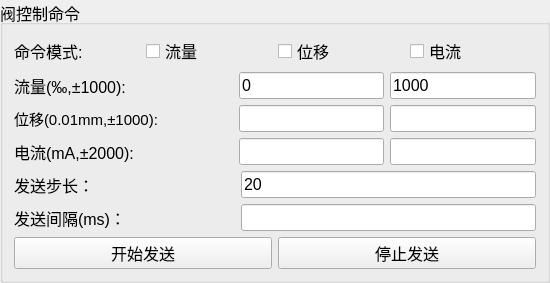
         <widget class="QGroupBox" name="groupBox_11">
          <property name="sizePolicy">
           <sizepolicy hsizetype="Maximum" vsizetype="Preferred">
            <horstretch>0</horstretch>
            <verstretch>0</verstretch>
           </sizepolicy>
          </property>
          <property name="minimumSize">
           <size>
            <width>550</width>
            <height>0</height>
           </size>
          </property>
          <property name="maximumSize">
           <size>
            <width>500</width>
            <height>16777215</height>
           </size>
          </property>
          <property name="font">
           <font>
            <pointsize>12</pointsize>
           </font>
          </property>
          <property name="title">
           <string>阀控制命令</string>
          </property>
          <layout class="QGridLayout" name="gridLayout_25">
           <item row="0" column="0">
            <layout class="QHBoxLayout" name="horizontalLayout_31">
             <item>
              <widget class="QLabel" name="label_95">
               <property name="minimumSize">
                <size>
                 <width>75</width>
                 <height>0</height>
                </size>
               </property>
               <property name="text">
                <string>命令模式:</string>
               </property>
              </widget>
             </item>
             <item>
              <widget class="QCheckBox" name="checkBox_20">
               <property name="text">
                <string>流量</string>
               </property>
              </widget>
             </item>
             <item>
              <widget class="QCheckBox" name="checkBox_21">
               <property name="text">
                <string>位移</string>
               </property>
              </widget>
             </item>
             <item>
              <widget class="QCheckBox" name="checkBox_19">
               <property name="text">
                <string>电流</string>
               </property>
              </widget>
             </item>
            </layout>
           </item>
           <item row="1" column="0">
            <layout class="QHBoxLayout" name="horizontalLayout_21" stretch="3,2,2">
             <item>
              <widget class="QLabel" name="label_97">
               <property name="minimumSize">
                <size>
                 <width>150</width>
                 <height>0</height>
                </size>
               </property>
               <property name="text">
                <string>流量(‰,±1000):</string>
               </property>
              </widget>
             </item>
             <item>
              <widget class="NumericLineEdit" name="lineEdit_51">
               <property name="minimumSize">
                <size>
                 <width>0</width>
                 <height>0</height>
                </size>
               </property>
               <property name="text">
                <string>0</string>
               </property>
              </widget>
             </item>
             <item>
              <widget class="NumericLineEdit" name="lineEdit_55">
               <property name="minimumSize">
                <size>
                 <width>0</width>
                 <height>0</height>
                </size>
               </property>
               <property name="text">
                <string>1000</string>
               </property>
              </widget>
             </item>
            </layout>
           </item>
           <item row="2" column="0">
            <layout class="QHBoxLayout" name="horizontalLayout_23" stretch="3,2,2">
             <item>
              <widget class="QLabel" name="label_96">
               <property name="minimumSize">
                <size>
                 <width>150</width>
                 <height>0</height>
                </size>
               </property>
               <property name="font">
                <font>
                 <pointsize>11</pointsize>
                </font>
               </property>
               <property name="text">
                <string>位移(0.01mm,±1000):</string>
               </property>
              </widget>
             </item>
             <item>
              <widget class="NumericLineEdit" name="lineEdit_50">
               <property name="minimumSize">
                <size>
                 <width>0</width>
                 <height>18</height>
                </size>
               </property>
              </widget>
             </item>
             <item>
              <widget class="NumericLineEdit" name="lineEdit_56">
               <property name="minimumSize">
                <size>
                 <width>0</width>
                 <height>18</height>
                </size>
               </property>
              </widget>
             </item>
            </layout>
           </item>
           <item row="3" column="0">
            <layout class="QHBoxLayout" name="horizontalLayout_24" stretch="3,2,2">
             <item>
              <widget class="QLabel" name="label_94">
               <property name="minimumSize">
                <size>
                 <width>140</width>
                 <height>0</height>
                </size>
               </property>
               <property name="text">
                <string>电流(mA,±2000):</string>
               </property>
              </widget>
             </item>
             <item>
              <widget class="NumericLineEdit" name="lineEdit_52">
               <property name="minimumSize">
                <size>
                 <width>0</width>
                 <height>18</height>
                </size>
               </property>
              </widget>
             </item>
             <item>
              <widget class="NumericLineEdit" name="lineEdit_57">
               <property name="minimumSize">
                <size>
                 <width>0</width>
                 <height>18</height>
                </size>
               </property>
              </widget>
             </item>
            </layout>
           </item>
           <item row="4" column="0">
            <layout class="QHBoxLayout" name="horizontalLayout_28" stretch="3,4">
             <item>
              <widget class="QLabel" name="label_93">
               <property name="minimumSize">
                <size>
                 <width>75</width>
                 <height>0</height>
                </size>
               </property>
               <property name="text">
                <string>发送步长：</string>
               </property>
              </widget>
             </item>
             <item>
              <widget class="NumericLineEdit" name="lineEdit_53">
               <property name="minimumSize">
                <size>
                 <width>0</width>
                 <height>18</height>
                </size>
               </property>
               <property name="text">
                <string>20</string>
               </property>
              </widget>
             </item>
            </layout>
           </item>
           <item row="5" column="0">
            <layout class="QHBoxLayout" name="horizontalLayout_29" stretch="3,4">
             <item>
              <widget class="QLabel" name="label_98">
               <property name="minimumSize">
                <size>
                 <width>75</width>
                 <height>0</height>
                </size>
               </property>
               <property name="text">
                <string>发送间隔(ms)：</string>
               </property>
              </widget>
             </item>
             <item>
              <widget class="NumericLineEdit" name="lineEdit_54">
               <property name="minimumSize">
                <size>
                 <width>0</width>
                 <height>18</height>
                </size>
               </property>
               <property name="text">
                <string/>
               </property>
              </widget>
             </item>
            </layout>
           </item>
           <item row="6" column="0">
            <layout class="QHBoxLayout" name="horizontalLayout_30">
             <item>
              <widget class="QPushButton" name="sendfaBt_4">
               <property name="minimumSize">
                <size>
                 <width>0</width>
                 <height>20</height>
                </size>
               </property>
               <property name="text">
                <string>开始发送</string>
               </property>
              </widget>
             </item>
             <item>
              <widget class="QPushButton" name="pushButton_32">
               <property name="minimumSize">
                <size>
                 <width>0</width>
                 <height>20</height>
                </size>
               </property>
               <property name="text">
                <string>停止发送</string>
               </property>
              </widget>
             </item>
            </layout>
           </item>
          </layout>
         </widget>
